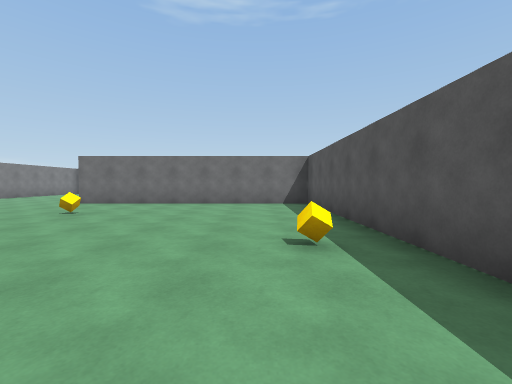
view 1 (above)

24 first-person views from a walk through a scene from a Unity 3-D project. The camera is 1.3 m above the floor, tilts 2° down and sees 90° across. The floor is counted in squares, 2 m on a side. Each view is taken from the middle of a square. On the plan, view 1 faces up. The plan holds only what a view shows up to about 9 squares ahead; the rest is blank. The place goes on beyond the plan. The player is left out. Surface patterns are stand-ins for the level's own textures.

view 2
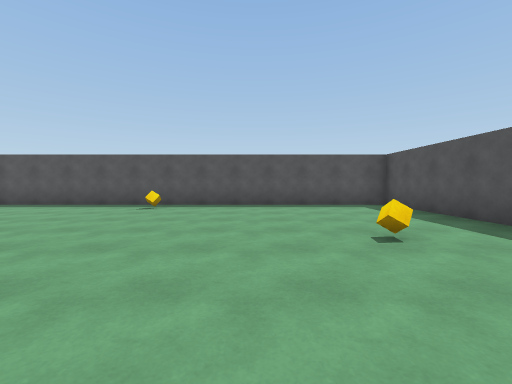

view 3
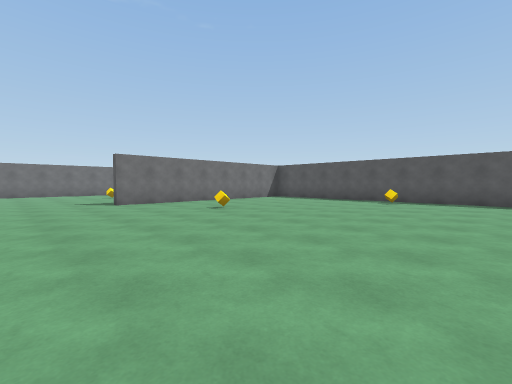

view 4
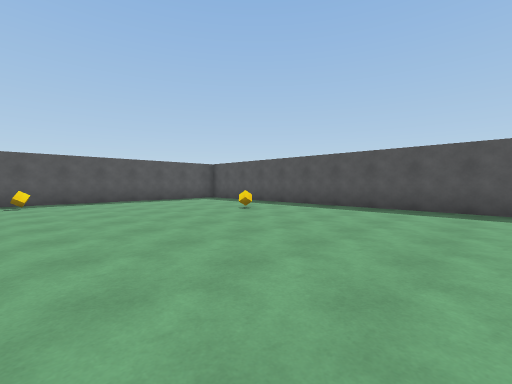

view 5
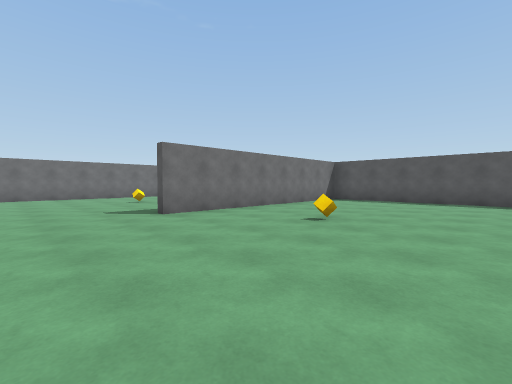

view 6
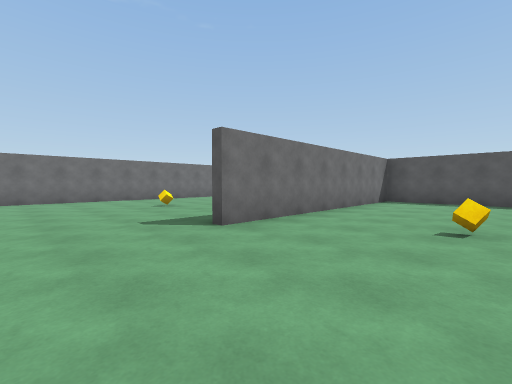

view 7
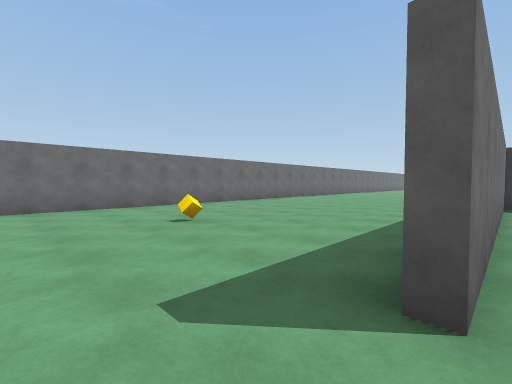

view 8
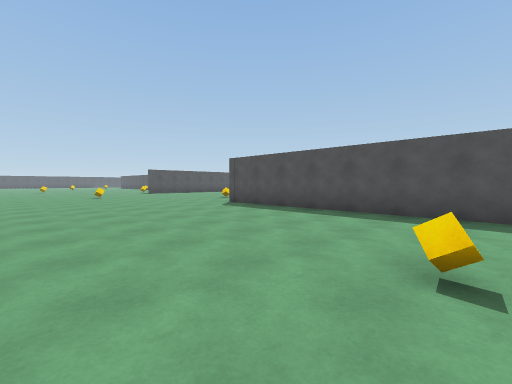

view 9
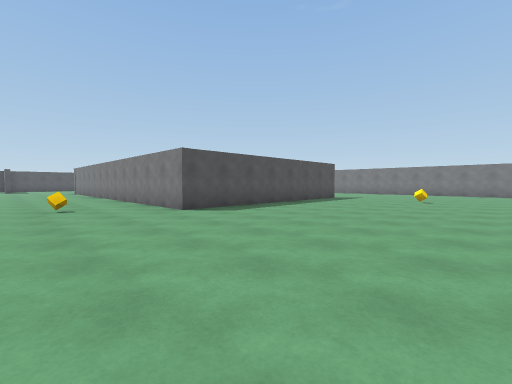

view 10
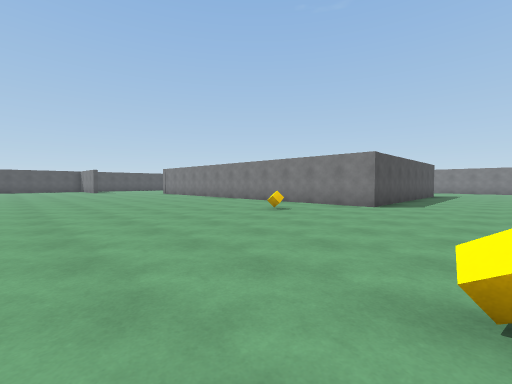

view 11
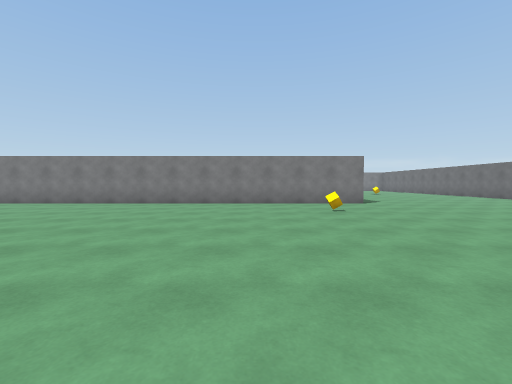

view 12
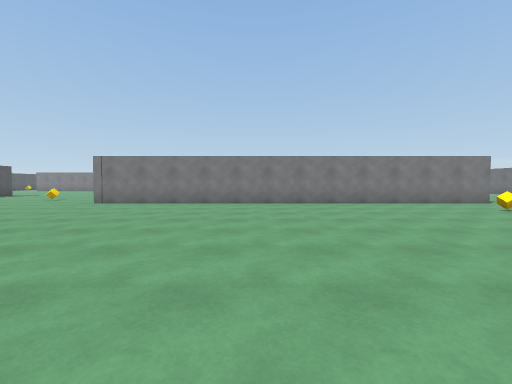

view 13
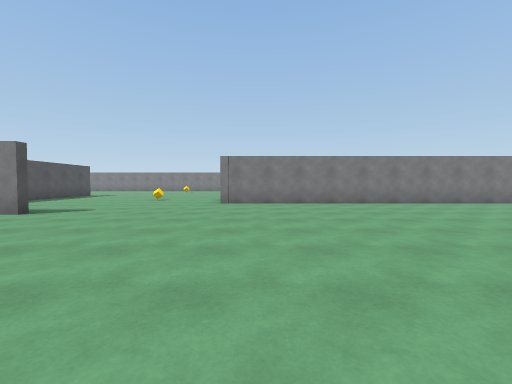

view 14
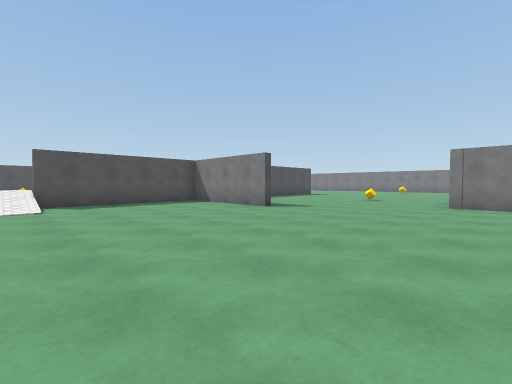

view 15
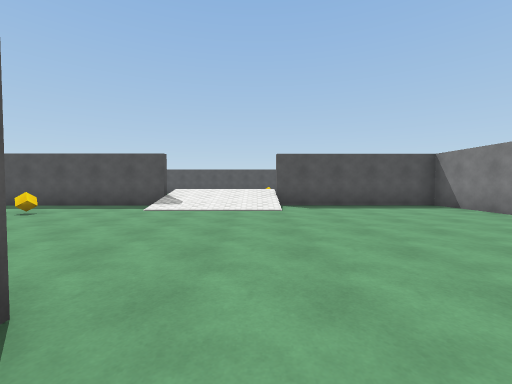

view 16
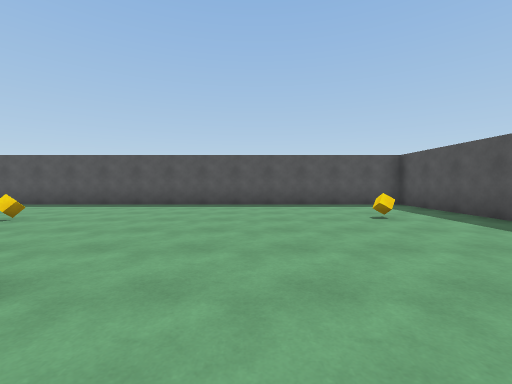

view 17
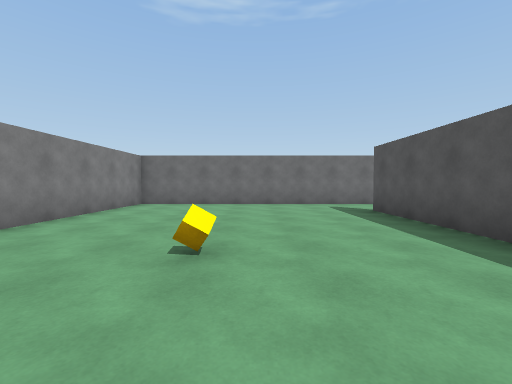

view 18
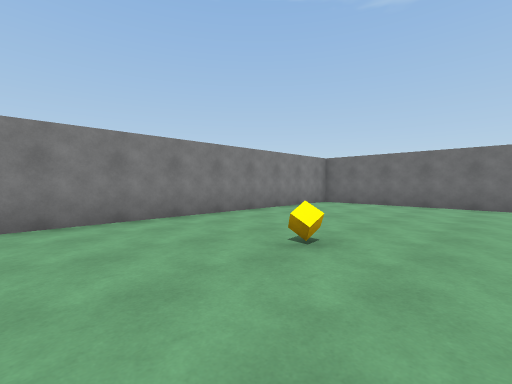

view 19
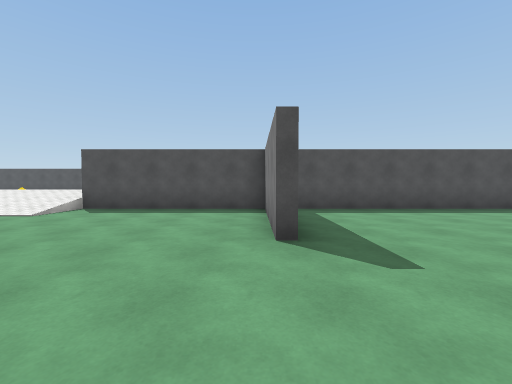

view 20
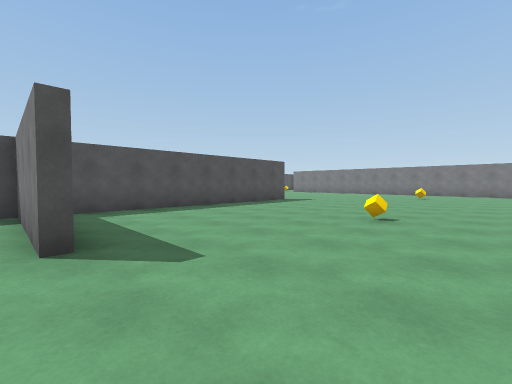

view 21
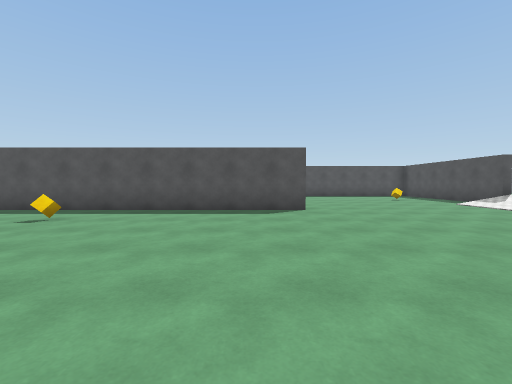

view 22
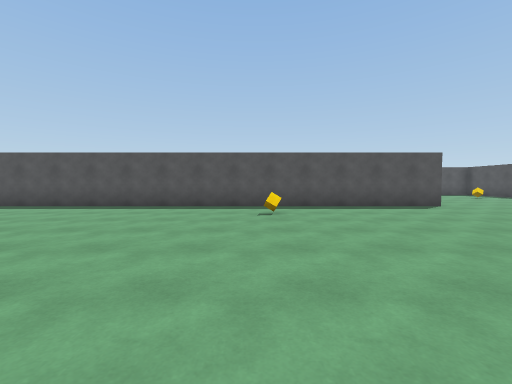

view 23
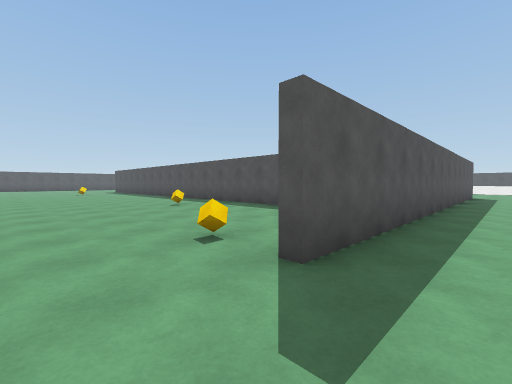

view 24
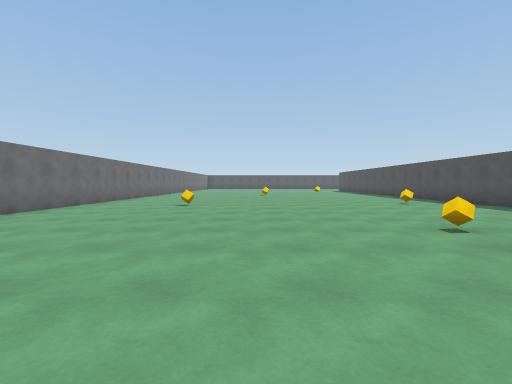

### Floor plan
Points are (right, up) in squares from view 1. A wall is a line through its corners. A room is listed if a view was taken in it or the views show most of it. See-through windows are left out.
Room 1 (views 1, 2, 3, 4, 5, 6, 7)
walls: (-8.1, -3.9) (1.7, -3.9) (1.7, 8.1) (-5.6, 8.1)
ways out: opening at (-7, 8.7) to room 2
objects: cube (-4, 5); cube (-3, -2); cube (1, 3)
Room 2 (views 8, 9, 10, 11, 12, 13, 14, 15, 16, 17, 18, 19, 20, 21, 22, 23, 24)
walls: (4.8, -7.8) (4.8, -11.5) (9.5, -11.5); (11.2, -5.2) (11.2, 7.4); (14.8, 3.2) (18, 3.2); (-1.5, -11.5) (4, -11.5); (12.6, -11.5) (17.8, -11.5) (17.8, 1.1); (-5.1, 8.4) (1.9, 8.4) (1.9, -4.1); (18.5, 3) (11.4, 3) (11.4, -5.1)
ways out: opening at (-7, 8.7) to room 1; opening at (11, -11)
objects: cube (-5, 12); cube (0, -7); cube (4, 7); cube (7, 11); cube (9, 0); cube (13, 7); cube (14, -3); cube (15, -9); other object (16, 12); other object (17, 5)

Positions as (right, up) in squares from view 1, and headings:
1: (0, 0), facing up
2: (-6, 0), facing right
3: (-8, 0), facing up-right
4: (-8, 3), facing down-right
5: (-8, 3), facing up-right
6: (-8, 5), facing up-right
7: (-7, 8), facing up-right
8: (-5, 14), facing down-right
9: (5, 14), facing down-left
10: (9, 11), facing down-left
11: (10, 5), facing left
12: (10, 1), facing left
13: (10, -3), facing left
14: (10, -3), facing down-left
15: (10, -4), facing down
16: (10, -7), facing right
17: (15, -5), facing up
18: (16, -5), facing up-left
19: (5, -5), facing down
20: (5, -5), facing down-left
21: (5, -4), facing right
22: (4, 0), facing right
23: (10, 9), facing down-right
24: (9, 10), facing right
